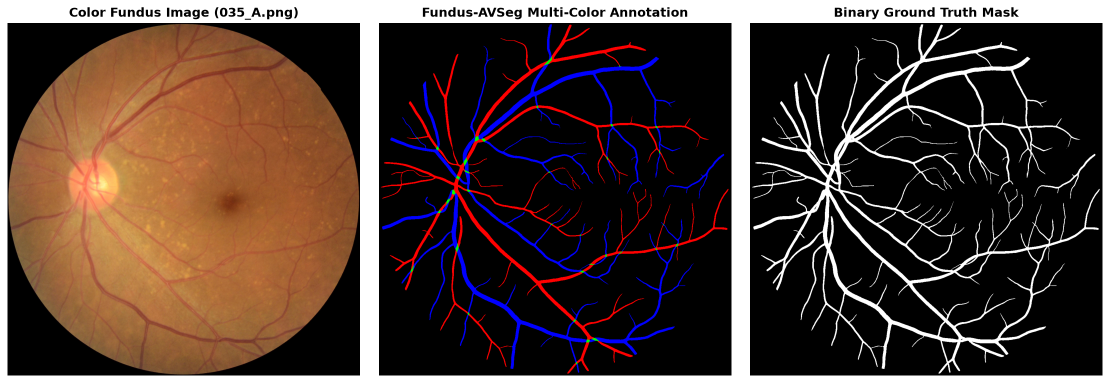
#> input picture assets/dataset_overview.png, 2220 x 766 px, found by its file name (shown at 1/2 size)
$ python -i vessel_extraction.py   (imports and definitions only)
#> lines starting #> are read from the running program, lines starting #| are printed output that depends on the picture; after the words box and inside, x2 and y2 are one past the last pixel; in counts of white or black regions, pixels touching at a corner belong together
"""
Retinal Vascular Morphology Pipeline
------------------------------------
Modernized processing module for retinal blood vessel segmentation & quantitative analysis
using classical morphological techniques (Local Adaptive Thresholding, Frangi Vesselness Filter, and Ensemble Consensus).

Compatible with the Fundus-AVSeg dataset (Nature Scientific Data, 2025).
Includes FOV Retina Masking, CLAHE Contrast Normalization, Otsu Thresholding,
K-Fold Hyperparameter Tuning, and Structural Outlier Detection.
"""

import os
import sys
import argparse
import numpy as np
import scipy.ndimage
import pandas as pd
import matplotlib.pyplot as plt
from tqdm import tqdm

from skimage import io, color, exposure
import skimage.filters as filters
from skimage.filters import threshold_otsu, threshold_local
import skimage.morphology as morphology
from skimage.measure import label, regionprops

import sknw

# Path configurations
DATA_DIR = "data"
IMAGES_DIR = os.path.join(DATA_DIR, "images")
ANNOTATIONS_DIR = os.path.join(DATA_DIR, "annotation")
RESULTS_DIR = "results"
TRAIN_LIST = os.path.join(DATA_DIR, "training.txt")
TEST_LIST = os.path.join(DATA_DIR, "testing.txt")

DISEASE_MAP = {
    'N': 'Normal',
    'D': 'Diabetic Retinopathy',
    'G': 'Glaucoma',
    'A': 'Age-Related Macular Degeneration'
}


# [14 lines left out: function load_split, not called in this run]


def get_disease_label(filename):
    """
    Extract disease category from filename (e.g., '001_G.png' -> 'Glaucoma').
    """
    base = os.path.splitext(os.path.basename(filename))[0]
    parts = base.split('_')
    if len(parts) >= 2 and parts[1] in DISEASE_MAP:
        return DISEASE_MAP[parts[1]]
    return "Unknown"


def load_image(filename):
    """
    Load fundus image from data/images directory.
    """
#> called with filename = 'assets/dataset_overview.png'
    path = os.path.join(IMAGES_DIR, filename)
    if not os.path.exists(path):
        raise FileNotFoundError(f"Image file not found: {path}")
    return io.imread(path)
#> returned value is the input picture: shape (766, 2220, 4); mean R, G, B, A 77.7, 60.3, 53.4, 255


def load_annotation(filename):
    """
    Load annotation mask from data/annotation directory if available.
    """
    path = os.path.join(ANNOTATIONS_DIR, filename)
    if not os.path.exists(path):
        return None
    return io.imread(path)


def annotation_to_binary_mask(annotation_img):
    """
    Convert Fundus-AVSeg multi-color annotation to a binary vessel mask.
    Non-black pixels (arteries, veins, crossings, uncertain vessels) -> True (1).
    Background -> False (0).
    """
    if annotation_img is None:
        return None
    if annotation_img.ndim == 3:
        return np.any(annotation_img > 15, axis=2)
#> returned value: shape (766, 2220) bool; every value is 1
    else:
        return annotation_img > 15


def extract_green_channel(image):
    """
    Extract green channel from RGB fundus image.
    The green channel exhibits the highest contrast between vessels and background.
    """
    if image.ndim == 3:
        return image[:, :, 1]
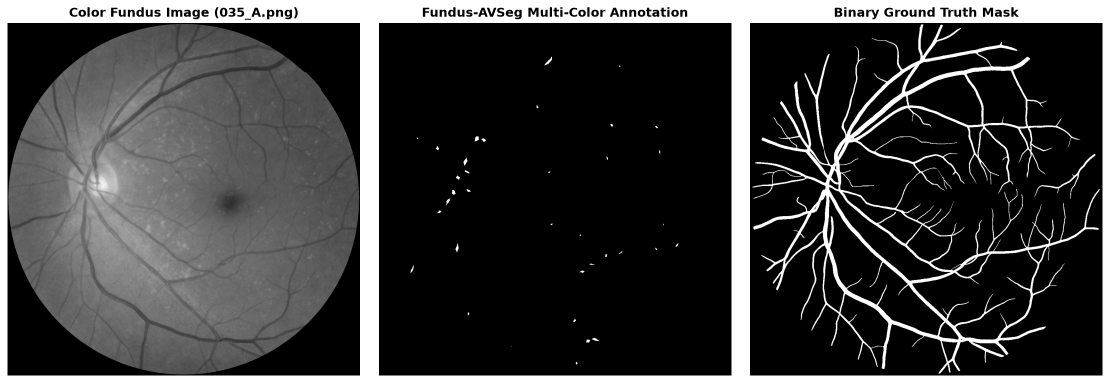
#> returned value: shape (766, 2220) (shown at 1/2 size); min 0, max 255, mean 60.3
    return image


def create_fov_mask(green_channel, threshold=15, erosion_disk=10):
    """
    Generate Field-Of-View (FOV) retina mask to exclude non-retinal black background.
    """
#> called with threshold = 15, erosion_disk = 10
    fov = green_channel > threshold
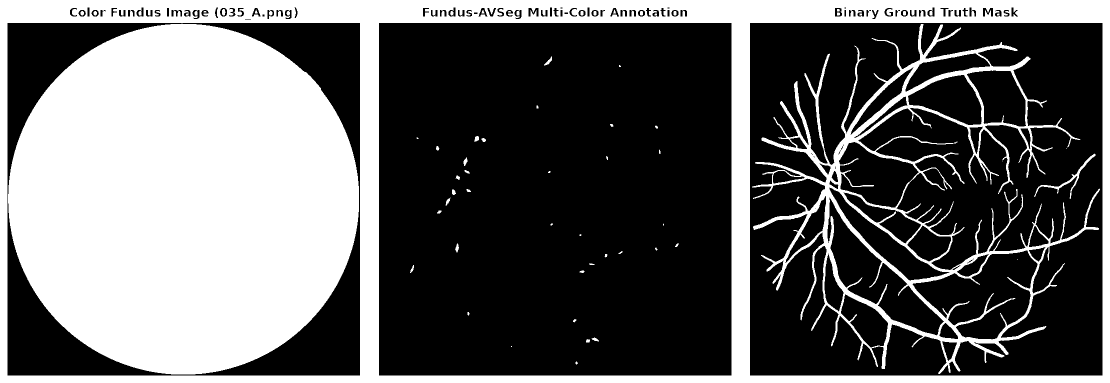
#> fov: shape (766, 2220) bool (shown at 1/2 size); 38.2% white; 61 white regions (13 under 20 px), largest, box (x1, y1, x2, y2) and area: (16, 47, 718, 749) 387042, (0, 0, 2220, 766) 200744, (1504, 48, 2200, 748) 58834
    if erosion_disk > 0:
        fov = morphology.erosion(fov, morphology.disk(erosion_disk))
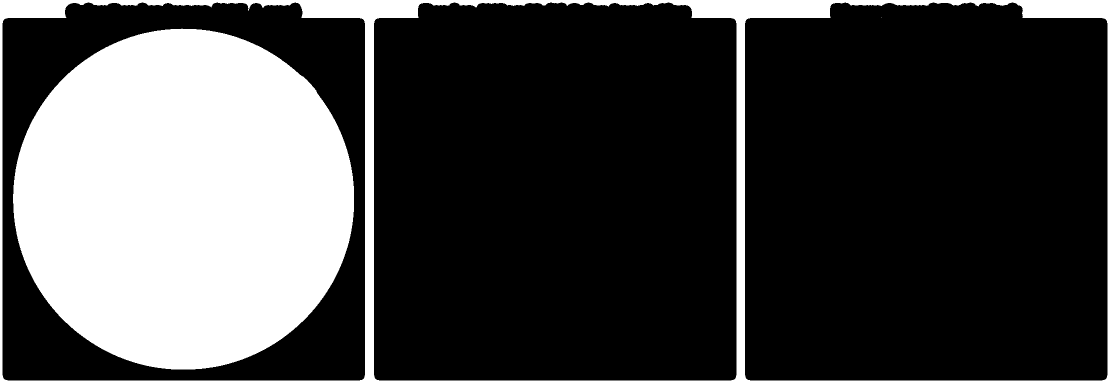
#> fov: shape (766, 2220) bool (shown at 1/2 size); 26.5% white; 3 white regions (1 under 20 px), largest, box (x1, y1, x2, y2) and area: (26, 57, 708, 739) 365507, (0, 0, 2220, 766) 85808
    return fov


def preprocess_image(green_channel, clip_limit=0.02):
    """
    Enhance vessel contrast using Contrast Limited Adaptive Histogram Equalization (CLAHE)
    and compute inverted CLAHE representation.
    """
#> called with clip_limit = 0.02
    green_norm = green_channel.astype(float) / 255.0
    clahe = exposure.equalize_adapthist(green_norm, clip_limit=clip_limit)
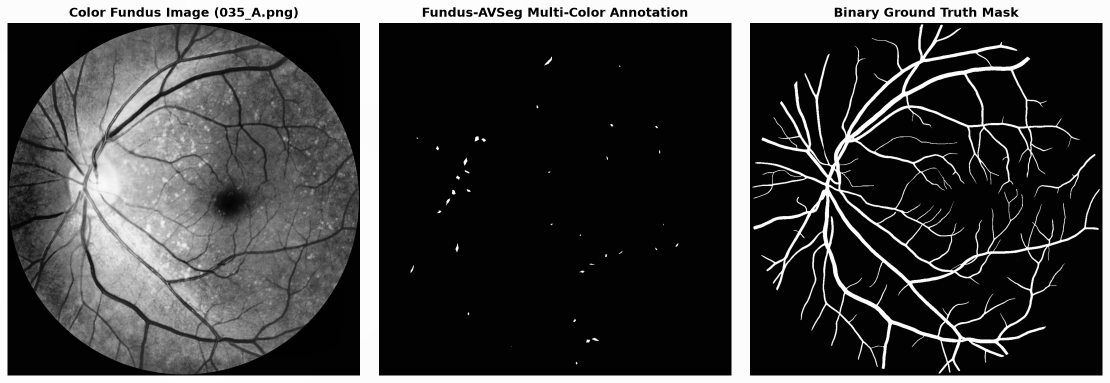
#> clahe: shape (766, 2220) float64 (shown at 1/2 size); min 0, max 1, mean 0.25
    inv_clahe = 1.0 - clahe
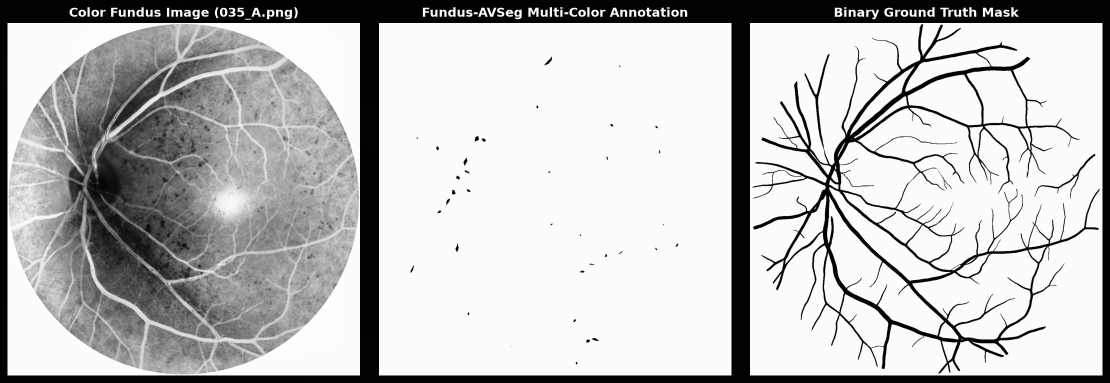
#> inv_clahe: shape (766, 2220) float64 (shown at 1/2 size); min 0, max 1, mean 0.75
    return clahe, inv_clahe


def segment_adaptive_threshold(green_channel, block_size=75, min_size=150, offset=0.015):
    """
    Method 1: CLAHE Contrast Normalization + FOV-Masked Local Adaptive Thresholding.
    """
    fov_mask = create_fov_mask(green_channel)
    clahe, _ = preprocess_image(green_channel)

    if block_size % 2 == 0:
        block_size += 1

    local_thresh = threshold_local(clahe, block_size, method='gaussian')
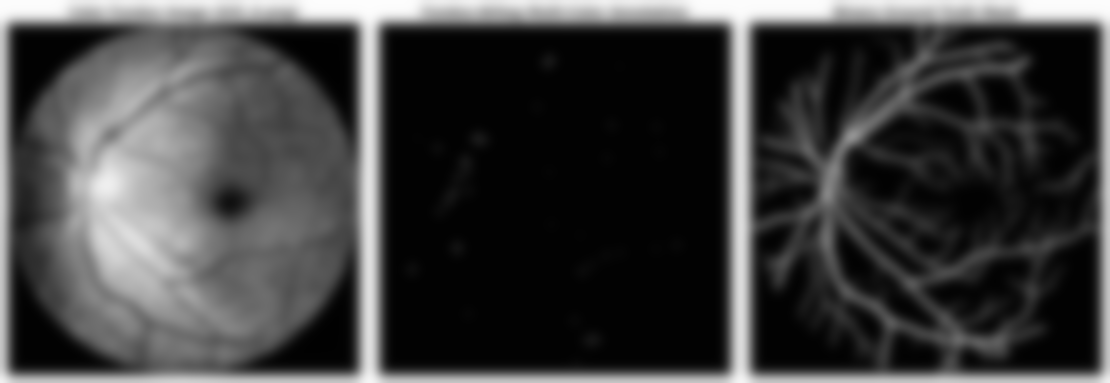
#> local_thresh: shape (766, 2220) float64 (shown at 1/2 size); min 0.00562, max 0.993, mean 0.25
    m1_raw = (clahe < (local_thresh - offset)) & fov_mask
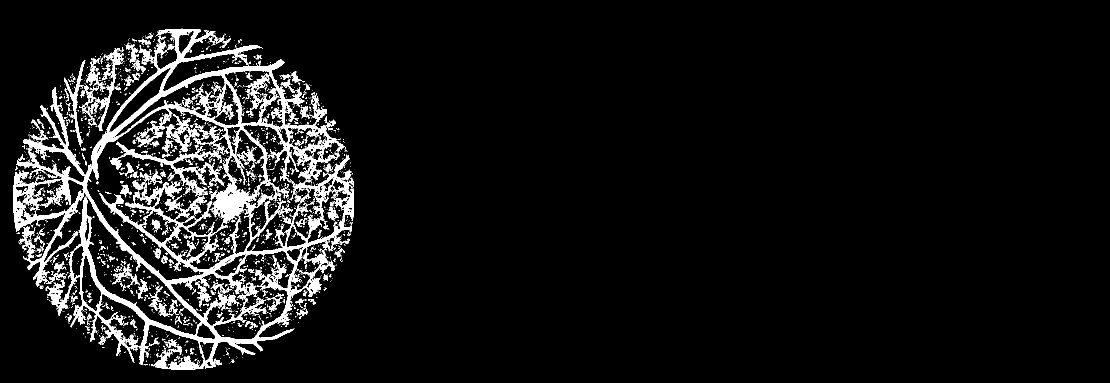
#> m1_raw: shape (766, 2220) bool (shown at 1/2 size); 7.2% white; 2282 white regions (2066 under 20 px), largest, box (x1, y1, x2, y2) and area: (26, 57, 708, 739) 89165, (232, 283, 449, 393) 3623, (190, 96, 248, 262) 1650

#> (the run stopped early here; a loop or call above may not have finished)

$ run again, on assets/structural_analysis.png
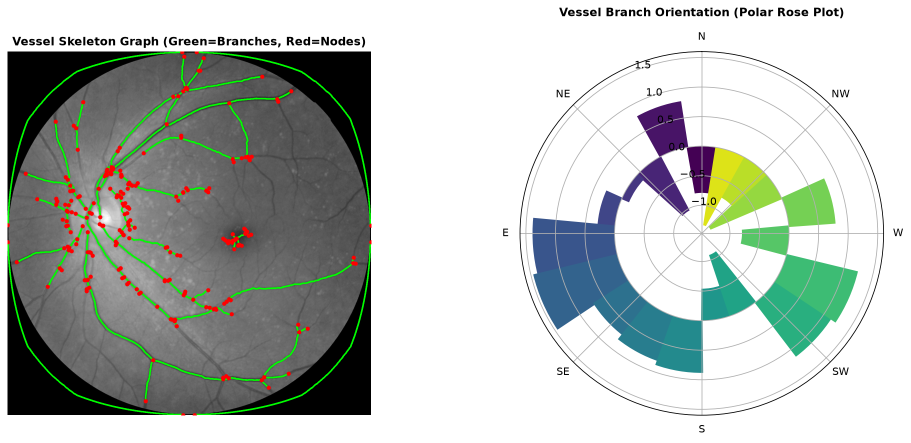
#> input picture assets/structural_analysis.png, 1821 x 885 px, found by its file name (shown at 1/2 size)
#> in load_image, returned value is the input picture: shape (885, 1821, 4); mean R, G, B, A 182, 188.2, 183.7, 255
#> in create_fov_mask, `fov = green_channel > threshold`:
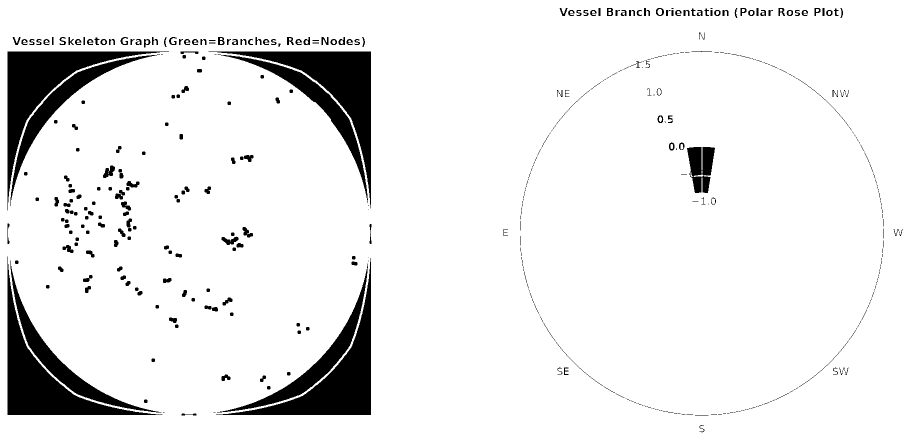
#> fov: shape (885, 1821) bool (shown at 1/2 size); 91.9% white; 470 black regions (220 under 20 px), largest, box (x1, y1, x2, y2) and area: (15, 103, 338, 421) 18639, (417, 103, 742, 417) 18622, (15, 513, 325, 830) 18414
#> in segment_adaptive_threshold, `m1_raw = (clahe < (local_thresh - offset)) & fov_mask`:
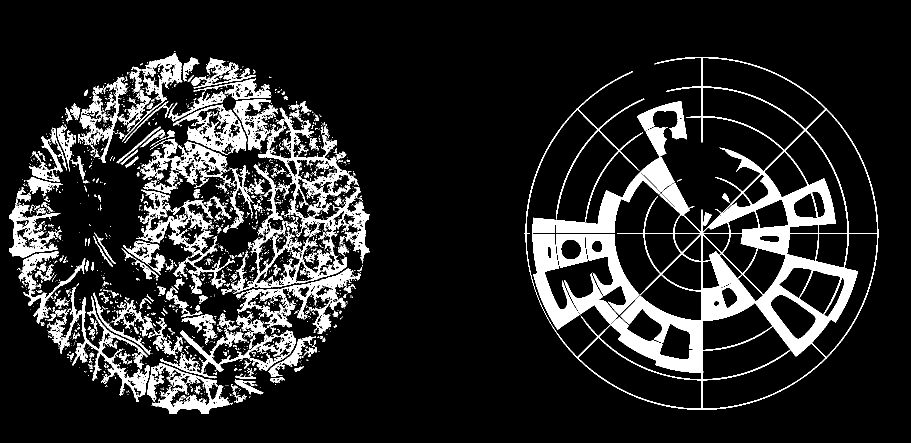
#> m1_raw: shape (885, 1821) bool (shown at 1/2 size); 13.7% white; 2252 white regions (1989 under 20 px), largest, box (x1, y1, x2, y2) and area: (1049, 114, 1757, 820) 73176, (462, 215, 739, 588) 19525, (1112, 314, 1349, 466) 8286
